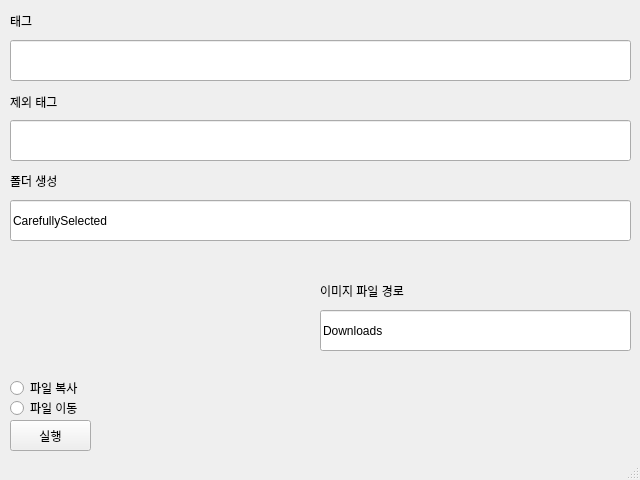
<?xml version="1.0" encoding="UTF-8"?>
<ui version="4.0">
 <class>Derpibooru</class>
 <widget class="QMainWindow" name="Derpibooru">
  <property name="geometry">
   <rect>
    <x>0</x>
    <y>0</y>
    <width>640</width>
    <height>480</height>
   </rect>
  </property>
  <property name="minimumSize">
   <size>
    <width>640</width>
    <height>480</height>
   </size>
  </property>
  <property name="maximumSize">
   <size>
    <width>640</width>
    <height>480</height>
   </size>
  </property>
  <property name="windowTitle">
   <string>Masturbation_List_Program</string>
  </property>
  <widget class="QWidget" name="centralwidget">
   <widget class="QLineEdit" name="lineEdit_1">
    <property name="geometry">
     <rect>
      <x>10</x>
      <y>40</y>
      <width>621</width>
      <height>41</height>
     </rect>
    </property>
   </widget>
   <widget class="QPushButton" name="pushButton_1">
    <property name="geometry">
     <rect>
      <x>10</x>
      <y>420</y>
      <width>81</width>
      <height>31</height>
     </rect>
    </property>
    <property name="text">
     <string>실행</string>
    </property>
   </widget>
   <widget class="QLineEdit" name="lineEdit_2">
    <property name="geometry">
     <rect>
      <x>10</x>
      <y>120</y>
      <width>621</width>
      <height>41</height>
     </rect>
    </property>
   </widget>
   <widget class="QLineEdit" name="lineEdit_3">
    <property name="geometry">
     <rect>
      <x>10</x>
      <y>200</y>
      <width>621</width>
      <height>41</height>
     </rect>
    </property>
    <property name="text">
     <string>CarefullySelected</string>
    </property>
   </widget>
   <widget class="QLabel" name="label">
    <property name="geometry">
     <rect>
      <x>10</x>
      <y>10</y>
      <width>31</width>
      <height>21</height>
     </rect>
    </property>
    <property name="text">
     <string>태그</string>
    </property>
   </widget>
   <widget class="QLabel" name="label_2">
    <property name="geometry">
     <rect>
      <x>10</x>
      <y>92</y>
      <width>56</width>
      <height>20</height>
     </rect>
    </property>
    <property name="text">
     <string>제외 태그</string>
    </property>
   </widget>
   <widget class="QLabel" name="label_3">
    <property name="geometry">
     <rect>
      <x>10</x>
      <y>170</y>
      <width>51</width>
      <height>21</height>
     </rect>
    </property>
    <property name="text">
     <string>폴더 생성</string>
    </property>
   </widget>
   <widget class="QRadioButton" name="radioButton">
    <property name="geometry">
     <rect>
      <x>10</x>
      <y>380</y>
      <width>90</width>
      <height>16</height>
     </rect>
    </property>
    <property name="text">
     <string>파일 복사</string>
    </property>
   </widget>
   <widget class="QRadioButton" name="radioButton_2">
    <property name="geometry">
     <rect>
      <x>10</x>
      <y>400</y>
      <width>90</width>
      <height>16</height>
     </rect>
    </property>
    <property name="text">
     <string>파일 이동</string>
    </property>
   </widget>
   <widget class="QLineEdit" name="lineEdit_4">
    <property name="geometry">
     <rect>
      <x>320</x>
      <y>310</y>
      <width>311</width>
      <height>41</height>
     </rect>
    </property>
    <property name="text">
     <string>Downloads</string>
    </property>
   </widget>
   <widget class="QLabel" name="label_4">
    <property name="geometry">
     <rect>
      <x>320</x>
      <y>280</y>
      <width>91</width>
      <height>21</height>
     </rect>
    </property>
    <property name="text">
     <string>이미지 파일 경로</string>
    </property>
   </widget>
  </widget>
  <widget class="QStatusBar" name="statusbar"/>
 </widget>
 <resources/>
 <connections/>
</ui>
